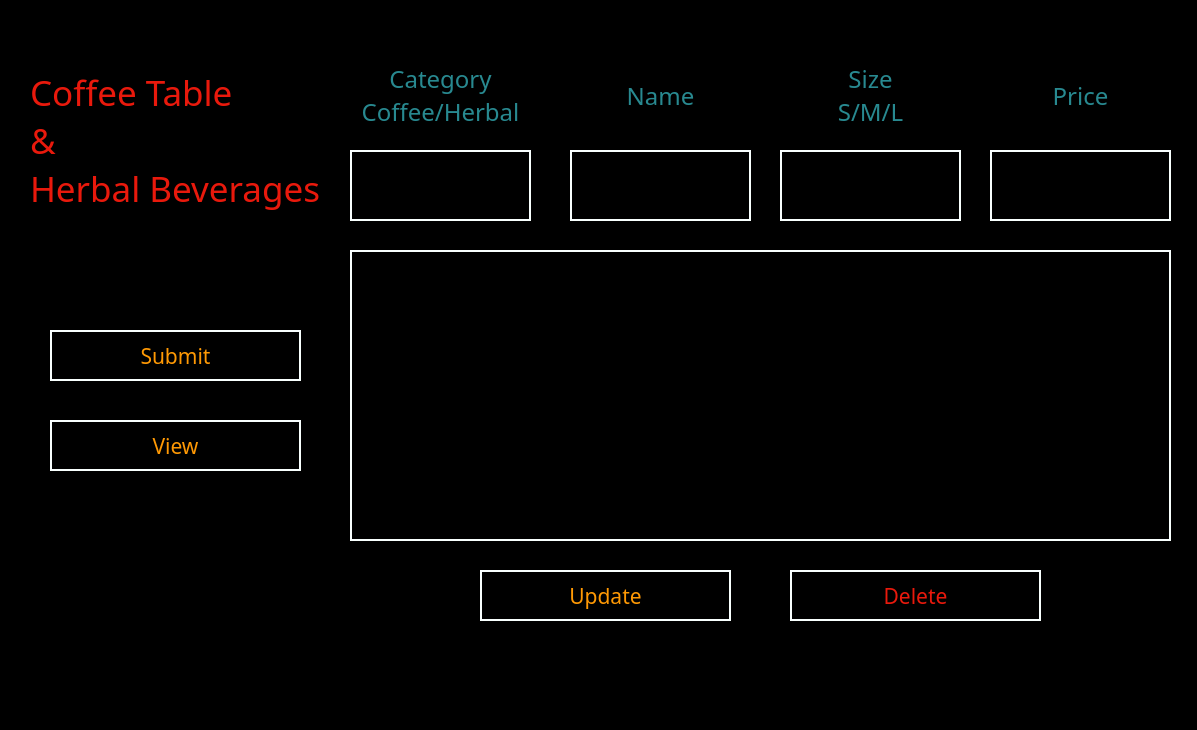
<?xml version="1.0" encoding="UTF-8"?>
<ui version="4.0">
 <class>warm_drinks</class>
 <widget class="QMainWindow" name="warm_drinks">
  <property name="geometry">
   <rect>
    <x>0</x>
    <y>0</y>
    <width>1197</width>
    <height>730</height>
   </rect>
  </property>
  <property name="windowTitle">
   <string>Warm Drinks</string>
  </property>
  <property name="styleSheet">
   <string notr="true">background-color: rgb(0, 0, 0);</string>
  </property>
  <widget class="QWidget" name="centralwidget">
   <widget class="QLabel" name="label_title">
    <property name="geometry">
     <rect>
      <x>30</x>
      <y>60</y>
      <width>291</width>
      <height>161</height>
     </rect>
    </property>
    <property name="font">
     <font>
      <family>Tw Cen MT Condensed Extra Bold</family>
      <pointsize>26</pointsize>
     </font>
    </property>
    <property name="styleSheet">
     <string notr="true">color: #E9190C;</string>
    </property>
    <property name="text">
     <string>Coffee Table
&amp;
Herbal Beverages</string>
    </property>
   </widget>
   <widget class="QLabel" name="label_category">
    <property name="geometry">
     <rect>
      <x>350</x>
      <y>60</y>
      <width>181</width>
      <height>71</height>
     </rect>
    </property>
    <property name="sizePolicy">
     <sizepolicy hsizetype="Preferred" vsizetype="Preferred">
      <horstretch>0</horstretch>
      <verstretch>0</verstretch>
     </sizepolicy>
    </property>
    <property name="font">
     <font>
      <family>Tw Cen MT Condensed</family>
      <pointsize>18</pointsize>
     </font>
    </property>
    <property name="styleSheet">
     <string notr="true">color: #288990;</string>
    </property>
    <property name="text">
     <string>Category
Coffee/Herbal</string>
    </property>
    <property name="alignment">
     <set>Qt::AlignCenter</set>
    </property>
   </widget>
   <widget class="QLabel" name="label_name">
    <property name="geometry">
     <rect>
      <x>570</x>
      <y>60</y>
      <width>181</width>
      <height>71</height>
     </rect>
    </property>
    <property name="font">
     <font>
      <family>Tw Cen MT Condensed</family>
      <pointsize>18</pointsize>
     </font>
    </property>
    <property name="styleSheet">
     <string notr="true">color: #288990;</string>
    </property>
    <property name="text">
     <string>Name</string>
    </property>
    <property name="alignment">
     <set>Qt::AlignCenter</set>
    </property>
   </widget>
   <widget class="QLabel" name="label_size">
    <property name="geometry">
     <rect>
      <x>780</x>
      <y>60</y>
      <width>181</width>
      <height>71</height>
     </rect>
    </property>
    <property name="font">
     <font>
      <family>Tw Cen MT Condensed</family>
      <pointsize>18</pointsize>
     </font>
    </property>
    <property name="styleSheet">
     <string notr="true">color: #288990;</string>
    </property>
    <property name="text">
     <string>Size
S/M/L</string>
    </property>
    <property name="alignment">
     <set>Qt::AlignCenter</set>
    </property>
   </widget>
   <widget class="QLabel" name="label_price">
    <property name="geometry">
     <rect>
      <x>990</x>
      <y>60</y>
      <width>181</width>
      <height>71</height>
     </rect>
    </property>
    <property name="font">
     <font>
      <family>Tw Cen MT Condensed</family>
      <pointsize>18</pointsize>
     </font>
    </property>
    <property name="styleSheet">
     <string notr="true">color: #288990;</string>
    </property>
    <property name="text">
     <string>Price</string>
    </property>
    <property name="alignment">
     <set>Qt::AlignCenter</set>
    </property>
   </widget>
   <widget class="QPushButton" name="button_submit">
    <property name="geometry">
     <rect>
      <x>50</x>
      <y>330</y>
      <width>251</width>
      <height>51</height>
     </rect>
    </property>
    <property name="font">
     <font>
      <family>Tw Cen MT Condensed</family>
      <pointsize>16</pointsize>
     </font>
    </property>
    <property name="styleSheet">
     <string notr="true">color: #FF9904;
border: 2px solid #F8FFFE;
</string>
    </property>
    <property name="text">
     <string>Submit</string>
    </property>
   </widget>
   <widget class="QPushButton" name="button_view">
    <property name="geometry">
     <rect>
      <x>50</x>
      <y>420</y>
      <width>251</width>
      <height>51</height>
     </rect>
    </property>
    <property name="font">
     <font>
      <family>Tw Cen MT Condensed</family>
      <pointsize>16</pointsize>
     </font>
    </property>
    <property name="styleSheet">
     <string notr="true">color: #FF9904;
border: 2px solid #F8FFFE;</string>
    </property>
    <property name="text">
     <string>View</string>
    </property>
   </widget>
   <widget class="QPushButton" name="button_update">
    <property name="geometry">
     <rect>
      <x>480</x>
      <y>570</y>
      <width>251</width>
      <height>51</height>
     </rect>
    </property>
    <property name="font">
     <font>
      <family>Tw Cen MT Condensed</family>
      <pointsize>16</pointsize>
     </font>
    </property>
    <property name="styleSheet">
     <string notr="true">color: #FF9904;
border: 2px solid #F8FFFE;</string>
    </property>
    <property name="text">
     <string>Update</string>
    </property>
   </widget>
   <widget class="QPushButton" name="button_delete">
    <property name="geometry">
     <rect>
      <x>790</x>
      <y>570</y>
      <width>251</width>
      <height>51</height>
     </rect>
    </property>
    <property name="font">
     <font>
      <family>Tw Cen MT Condensed</family>
      <pointsize>16</pointsize>
     </font>
    </property>
    <property name="styleSheet">
     <string notr="true">color: #E9190C;
border: 2px solid #F8FFFE;</string>
    </property>
    <property name="text">
     <string>Delete</string>
    </property>
   </widget>
   <widget class="QLineEdit" name="lineEdit_category">
    <property name="geometry">
     <rect>
      <x>350</x>
      <y>150</y>
      <width>181</width>
      <height>71</height>
     </rect>
    </property>
    <property name="font">
     <font>
      <family>Tw Cen MT</family>
      <pointsize>12</pointsize>
     </font>
    </property>
    <property name="styleSheet">
     <string notr="true">border: 2px solid #F8FFFE;
color: #F6D59F;</string>
    </property>
    <property name="text">
     <string/>
    </property>
    <property name="alignment">
     <set>Qt::AlignCenter</set>
    </property>
   </widget>
   <widget class="QLineEdit" name="lineEdit_name">
    <property name="geometry">
     <rect>
      <x>570</x>
      <y>150</y>
      <width>181</width>
      <height>71</height>
     </rect>
    </property>
    <property name="font">
     <font>
      <family>Tw Cen MT</family>
      <pointsize>12</pointsize>
     </font>
    </property>
    <property name="styleSheet">
     <string notr="true">border: 2px solid #F8FFFE;
color: #F6D59F;</string>
    </property>
    <property name="text">
     <string/>
    </property>
    <property name="alignment">
     <set>Qt::AlignCenter</set>
    </property>
   </widget>
   <widget class="QLineEdit" name="lineEdit_size">
    <property name="geometry">
     <rect>
      <x>780</x>
      <y>150</y>
      <width>181</width>
      <height>71</height>
     </rect>
    </property>
    <property name="font">
     <font>
      <family>Tw Cen MT</family>
      <pointsize>12</pointsize>
     </font>
    </property>
    <property name="styleSheet">
     <string notr="true">border: 2px solid #F8FFFE;
color: #F6D59F;</string>
    </property>
    <property name="alignment">
     <set>Qt::AlignCenter</set>
    </property>
   </widget>
   <widget class="QLineEdit" name="lineEdit_price">
    <property name="geometry">
     <rect>
      <x>990</x>
      <y>150</y>
      <width>181</width>
      <height>71</height>
     </rect>
    </property>
    <property name="font">
     <font>
      <family>Tw Cen MT</family>
      <pointsize>12</pointsize>
     </font>
    </property>
    <property name="styleSheet">
     <string notr="true">border: 2px solid #F8FFFE;
color: #F6D59F;</string>
    </property>
    <property name="alignment">
     <set>Qt::AlignCenter</set>
    </property>
   </widget>
   <widget class="QListWidget" name="listWidget_view">
    <property name="geometry">
     <rect>
      <x>350</x>
      <y>250</y>
      <width>821</width>
      <height>291</height>
     </rect>
    </property>
    <property name="font">
     <font>
      <family>Tw Cen MT</family>
      <pointsize>14</pointsize>
     </font>
    </property>
    <property name="styleSheet">
     <string notr="true">border: 2px solid #F8FFFE;
color: #F6D59F;</string>
    </property>
    <property name="itemAlignment">
     <set>Qt::AlignCenter</set>
    </property>
   </widget>
  </widget>
  <widget class="QMenuBar" name="menubar">
   <property name="geometry">
    <rect>
     <x>0</x>
     <y>0</y>
     <width>1197</width>
     <height>26</height>
    </rect>
   </property>
  </widget>
  <widget class="QStatusBar" name="statusbar"/>
 </widget>
 <resources/>
 <connections/>
</ui>
